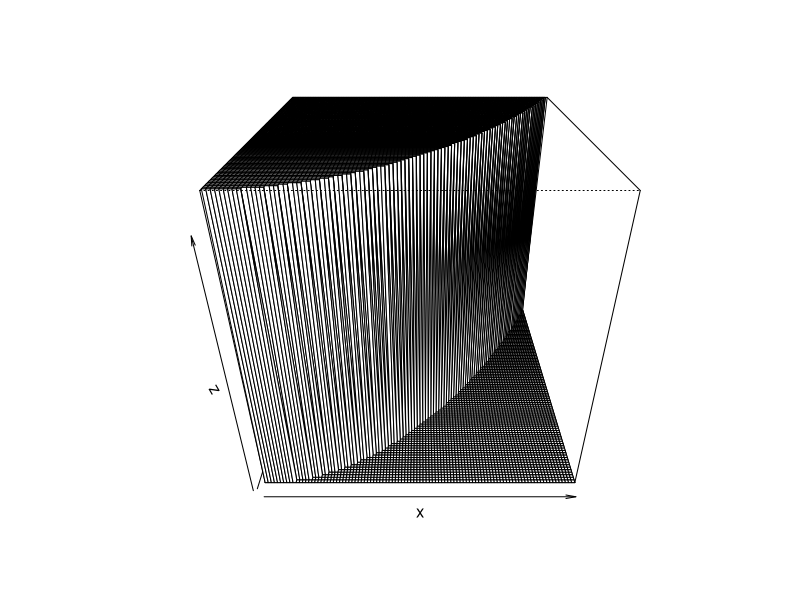

Reproduce this figure in R.
x <- seq(0, 1, 0.01)
y <- seq(0, 1, 0.01)
z <- outer(x, y, function(x, y){ifelse(y>x^2, 2/3,0)})




pdf("~/Dropbox/LinearModels/LinearModelstexSlides/Day1_review/halfcircle.pdf")

persp(x, y, z, phi = 30)

dev.off()